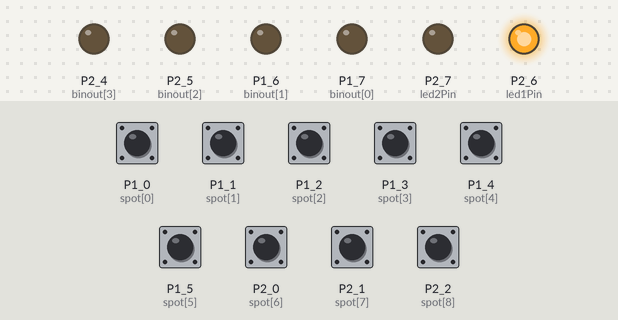
This sketch was run on a simulated TI MSP430 LaunchPad. Shown: output pins drawn as LEDs (lit = HIGH). Dashed ring = blinking. The inputs (shaded band) are chosen by the test bench; at power-on: P1_0 (spot[0]), P1_1 (spot[1]), P1_2 (spot[2]), P1_3 (spot[3]), P1_4 (spot[4]), P1_5 (spot[5]), P2_0 (spot[6]), P2_1 (spot[7]), P2_2 (spot[8]) HIGH. Random numbers use the default seed unless the sketch sets one.

Above: at 1.2 s.
1.3 s: P1_0 (spot[0]) pulled LOW for 1 s
At 2.7 s:
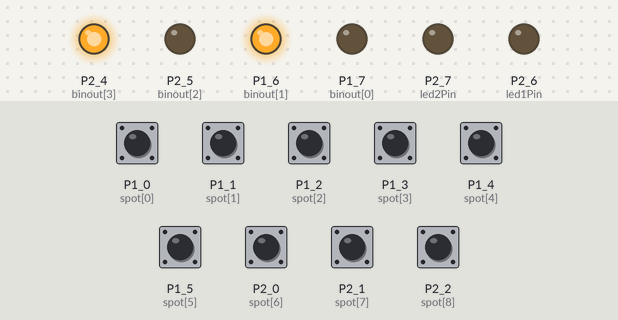
At 14.2 s:
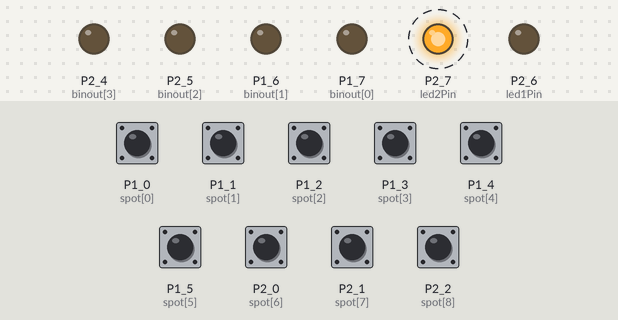
Timing chart, 0 to 16.9 s (numbered marks = the images above; inputs shaded):
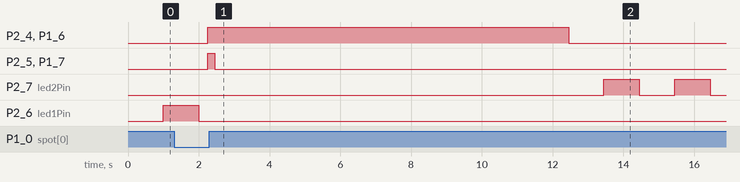

The sketch:

BoardCode.ino
```cpp
const int led1Pin =  P2_6;
const int led2Pin = P2_7;
const int spot[9] = {P1_0, P1_1, P1_2, P1_3, P1_4,P1_5,P2_0,P2_1,P2_2};
int board[9]={0,0,0,0,0,0,0,0,0};
int Player=1;
int winner=0;
int boardupdated=0;
int turn=1;
int test;
int p;
const int binout[4]= {P1_7, P1_6, P2_5, P2_4};
void setup()
{
  pinMode(led1Pin, OUTPUT);
  pinMode(led2Pin, OUTPUT);
  for (int j=0; j<9; j++)
  {
    pinMode(spot[j], INPUT_PULLUP);
    attachInterrupt(spot[j], blink, FALLING);
    if (j<4)
        {
            pinMode(binout[j], OUTPUT);
        }
    board[j]=0;
  }
  //Flash lights to confirm everything is working
  digitalWrite(led1Pin, LOW);
  digitalWrite(led2Pin, LOW);
  //digitalWrite(binout[0],HIGH);
  // digitalWrite(binout[1],HIGH);
  // digitalWrite(binout[2],HIGH);
  // digitalWrite(binout[3],HIGH);
  // delay(2000);
   digitalWrite(binout[0],LOW);
     digitalWrite(binout[1],LOW);
     digitalWrite(binout[2],LOW);
     digitalWrite(binout[3],LOW);
}

void loop()
{
    p= isWinner();

    if (p==1) //Player 1 Wins
    {
        digitalWrite(led1Pin,HIGH);
        delay(100000);
    }
    if (p==2) //Player 2 Wins
    {
        digitalWrite(led2Pin,HIGH);
        delay(100000);
    }
    if (p==3) //Tie
    {
        digitalWrite(led1Pin,HIGH);
        digitalWrite(led2Pin,HIGH);
        delay(100000);
    }


  while(Player==1)
  {
    delay(1000);
    digitalWrite(led1Pin,HIGH);
    delay(1000);
    digitalWrite(led1Pin,LOW);
  }

  if(Player==2) //Crane's Turn
  {
      test=algorithm();

      //Blink it
            digitalWrite(binout[0],HIGH);
            digitalWrite(binout[1],HIGH);
            digitalWrite(binout[2],HIGH);
            digitalWrite(binout[3],HIGH);
            delay(200); //Gives time for crane to see signal
            digitalWrite(binout[0],LOW);
            digitalWrite(binout[1],LOW);
            digitalWrite(binout[2],LOW);
            digitalWrite(binout[3],LOW);

      if (test==1) //0001
      {
          digitalWrite(binout[3],HIGH);
      }
      if (test==2) //0010
      {
          digitalWrite(binout[2],HIGH);
      }
      if (test==3) //0011
      {
          digitalWrite(binout[3],HIGH);
          digitalWrite(binout[2],HIGH);
      }
      if (test==4) //0100
      {
          digitalWrite(binout[1],HIGH);
      }
      if (test==5) //0101
      {
          digitalWrite(binout[3],HIGH);
          digitalWrite(binout[1],HIGH);
      }
      if (test==6) //0110
      {
          digitalWrite(binout[1],HIGH);
          digitalWrite(binout[2],HIGH);
      }
      if (test==7) //0111
      {
          digitalWrite(binout[1],HIGH);
          digitalWrite(binout[2],HIGH);
          digitalWrite(binout[3],HIGH);
      }
      if (test==8) //1000
      {
          digitalWrite(binout[0],HIGH);
      }
      if (test==9) //1001
      {
          digitalWrite(binout[0],HIGH);
          digitalWrite(binout[3],HIGH);
      }


      delay(10000); //Gives time for crane to see signal
      digitalWrite(binout[0],LOW);
      digitalWrite(binout[1],LOW);
      digitalWrite(binout[2],LOW);
      digitalWrite(binout[3],LOW);
    }
  while(Player==2)
  {
    delay(1000);
    digitalWrite(led2Pin,HIGH);
    delay(1000);
    digitalWrite(led2Pin,LOW);
  }


  for (int j=0; j<9; j++)    detachInterrupt(spot[j]);
  delay(250); //Change this variable if there are detection issues

  for(int k=0; k<9; k++)
  {
   if (board[k]==1||board[k]==2) //Do we know about this ball
     {
       //If we do, do nothing
     }
   else if (digitalRead(spot[k])==LOW) //There is a ball in the spot
   {
       if(Player==3)
       {
         board[k]=1;
         boardupdated=1;
       }
       else if(Player==4)
       {
         board[k]=2;
         boardupdated=1;
       }
       if(Player==5) //Sometimes the interrupt gets called twice
       {
                board[k]=1;
                boardupdated=1;
       }
   }
  }

  if (boardupdated==1)
  {
    boardupdated=0;
    turn++;
    if(Player==3) Player=2;
    else if (Player==4) Player=1;
    if(Player==5) Player=2;
  }

  else {Player= Player-2;}

  for (int j=0; j<9; j++)
  {
    if (board[j]==0) attachInterrupt(spot[j], blink, FALLING);
  }

}

void blink()
{
  if(Player==1)
  {
      Player=3;
  }
  if(Player==2)
  {
      Player=4;
  }
}

int isWinner()
{
    if ((board[0]==1) && (board[1]==1) && (board[2]==1)) return 1;

    if ((board[0]==2) && (board[1]==2) && (board[2]==2) ) return 2;

    //3 4 5

    if ((board[3]==1) && (board[4]==1) && (board[5]==1) ) return 1;

    if ((board[3]==2) && (board[4]==2) && (board[5]==2) ) return 2;

    //6 7 8

    if ((board[6]==1) && (board[7]==1) && (board[8]==1) ) return 1;

    if ((board[6]==2) && (board[7]==2) && (board[8]==2) ) return 2;

    //Vertical Ways

    //0 3 6

    if ((board[0]==1) && (board[3]==1) && (board[6]==1) ) return 1;

    if ((board[0]==2) && (board[3]==2) && (board[6]==2 )) return 2;

    //1 4 7

    if ((board[1]==1) && (board[4]==1) && (board[7]==1) ) return 1;

    if ((board[1]==2) && (board[4]==2) && (board[7]==2)) return 2;

    //2 5 8

    if ((board[2]==1) && (board[5]==1) && (board[8]==1) ) return 1;

    if ((board[2]==2) && (board[5]==2) && (board[8]==2) ) return 2;

    //Diagonal Ways

    //0 4 8
    if ((board[0]==1) && (board[4]==1) && (board[8]==1) ) return 1;

    if ((board[0]==2) && (board[4]==2) && (board[8]==2) ) return 2;

    //2 4 6
    if ((board[2]==1) && (board[4]==1) && (board[6]==1) ) return 1;

    if ((board[2]==2) && (board[4]==2) && (board[6]==2) ) return 2;

    //For ties
    if (((board[0]==1)||(board[0]==2))&&((board[1]==1)||(board[1]==2))&&((board[2]==1||(board[2]==2))&&(board[3]==1||(board[3]==2))&&((board[4]==1)||(board[4]==2))&&((board[5]==1)||(board[5]==2))&&(board[6]==1||(board[6]==2))&&(board[7]==1||(board[7]==2))&&(board[8]==1||(board[8]==2))))
   {
     return 3;
   }
   else return 4;
}

int algorithm()
{
        //First let's see if we can win
        if ((board[0]==2) && (board[1]==2) && (board[2]==0) ) return 3;
        if ((board[0]==2) && (board[1]==0) && (board[2]==2) ) return 2;
        if ((board[0]==0) && (board[1]==2) && (board[2]==2) ) return 1;

        //3 4 5

        if ((board[3]==2) && (board[4]==2) && (board[5]==0) ) return 6;
        if ((board[3]==2) && (board[4]==0) && (board[5]==2) ) return 5;
        if ((board[3]==0) && (board[4]==2) && (board[5]==2) ) return 4;

        //6 7 8

        if ((board[6]==2) && (board[7]==2) && (board[8]==0) ) return 9;
        if ((board[6]==2) && (board[7]==0) && (board[8]==2) ) return 8;
        if ((board[6]==0) && (board[7]==2) && (board[8]==2) ) return 7;

        //Vertical Ways

        //0 3 6

        if ((board[0]==2) && (board[3]==2) && (board[6]==0)) return 7;
        if ((board[0]==2) && (board[3]==0) && (board[6]==2)) return 4;
        if ((board[0]==0) && (board[3]==2) && (board[6]==2)) return 1;

        //1 4 7

        if ((board[1]==2) && (board[4]==2) && (board[7]==0)) return 8;
        if ((board[1]==2) && (board[4]==0) && (board[7]==2)) return 5;
        if ((board[1]==0) && (board[4]==2) && (board[7]==2)) return 2;

        //2 5 8

        if ((board[2]==2) && (board[5]==2) && (board[8]==0)) return 9;
        if ((board[2]==2) && (board[5]==0) && (board[8]==2)) return 6;
        if ((board[2]==0) && (board[5]==2) && (board[8]==2)) return 3;

        //Diagonal Ways

        //0 4 8

        if ((board[0]==2) && (board[4]==2) && (board[8]==0) ) return 9;
        if ((board[0]==2) && (board[4]==0) && (board[8]==2) ) return 5;
        if ((board[0]==0) && (board[4]==2) && (board[8]==2) ) return 1;

        //2 4 6

        if ((board[2]==2) && (board[4]==2) && (board[6]==0) ) return 7;
        if ((board[2]==2) && (board[4]==0) && (board[6]==2) ) return 5;
        if ((board[2]==0) && (board[4]==2) && (board[6]==2) ) return 3;


   int bs=35;
   if (turn==2)
   {


     if (board[4]==0)//Take the middle if it's open
       {
         bs=5;
       }
     else //Or take a corner
       {
         bs=7;
       }
   }
   else
   {
       //Fork blocking Code... Thanks google
                 if ((board[7]==1) && (board[3]==1) && (board[6]==0) ) bs=7;
                 if ((board[3]==1) && (board[1]==1) && (board[0]==0) ) bs=1;
                 if ((board[1]==1) && (board[5]==1) && (board[2]==0) ) bs=3;
                 if ((board[5]==1) && (board[7]==1) && (board[8]==0) ) bs=9;

                 if (board[8]==1 && board[1]==1 && board[2]==0) bs=3;
                 if (board[6]==1 && board[1]==1 && board[0]==0) bs=1;
                 if (board[5]==1 && board[6]==1 && board[8]==0) bs=9;
                 if (board[5]==1 && board[0]==1 && board[2]==0) bs=3;
                 if (board[7]==1 && board[2]==1 && board[8]==0) bs=9;
                 if (board[7]==1 && board[0]==1 && board[6]==0) bs=7;
                 if (board[3]==1 && board[8]==1 && board[6]==0) bs=7;
                 if (board[3]==1 && board[2]==1 && board[0]==0) bs=1;
       if(board[4]==1)
       {
             if (board[8]==1 && board[0]==0) return 1;
              else if (board[7]==1 && board[1]==0) return 2;
              else if (board[6]==1 && board[2]==0) return 3;
              else if (board[5]==1 && board[3]==0) return 4;
              else if (board[3]==1 && board[5]==0) return 6;
              else if (board[2]==1 && board[6]==0) return 7;
              else if (board[1]==1 && board[7]==0) return 8;
              else if (board[0]==1 && board[8]==0) return 9;
       }
      if (board[7]==1)
      {
        if (board[8]==1) bs=7;
        else if(board[6]==1) bs=9;
      }
      else if(board[3]==1)
      {
        if (board[6]==1) bs=1;
        else if(board[0]==1) bs=7;
      }
      else if(board[1]==1)
      {
        if (board[0]==1) bs=3;
        else if(board[2]==1) bs=1;
      }
      else if(board[5]==1)
      {
        if (board[8]==1) bs=3;
        else if(board[2]==1) bs=9;
      }

      if (board[8]==1 && board[6]==1)
      {
        if (board[7]==0) bs=8;
      }
      if(board[6]==1 && board[0]==1)
      {
        if (board[3]==0) bs=4;
      }
      if(board[0]==1 && board[2]==1)
      {
        if (board[1]==0) bs=2;
      }
      if(board[8]==1 && board[2]==1)
      {
        if (board[5]==0) bs=6;
      }

   }


   while(board[bs-1]!=0||bs==35)
      {
        bs=random(1, 10);
      }
   return bs;
}
```

Measured:
- after the input at 1.3 s, P2_4 (binout[3]), P1_6 (binout[1]): LOW → HIGH after 0.95 s, → LOW 10.2 s later; P2_5 (binout[2]), P1_7 (binout[0]): LOW → HIGH after 0.95 s, → LOW 0.20 s later; P2_7 (led2Pin): alternates HIGH for 1.0 s and LOW for 1.0 s, starting after 12.2 s
